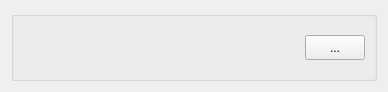
<?xml version="1.0" encoding="UTF-8"?>
<ui version="4.0">
 <class>MessageWidget</class>
 <widget class="QWidget" name="MessageWidget">
  <property name="geometry">
   <rect>
    <x>0</x>
    <y>0</y>
    <width>388</width>
    <height>92</height>
   </rect>
  </property>
  <property name="windowTitle">
   <string>MessageWidget</string>
  </property>
  <layout class="QHBoxLayout" name="horizontalLayout">
   <item>
    <widget class="QGroupBox" name="groupBox">
     <property name="title">
      <string/>
     </property>
     <layout class="QHBoxLayout" name="horizontalLayout_4">
      <item>
       <layout class="QVBoxLayout" name="verticalLayout">
        <item>
         <layout class="QHBoxLayout" name="horizontalLayout_2">
          <item>
           <widget class="QLabel" name="name">
            <property name="text">
             <string/>
            </property>
           </widget>
          </item>
          <item>
           <widget class="QLabel" name="id">
            <property name="text">
             <string/>
            </property>
           </widget>
          </item>
         </layout>
        </item>
        <item>
         <layout class="QHBoxLayout" name="horizontalLayout_3">
          <item>
           <widget class="QLabel" name="dlc">
            <property name="text">
             <string/>
            </property>
           </widget>
          </item>
          <item>
           <widget class="QLabel" name="frequency">
            <property name="text">
             <string/>
            </property>
           </widget>
          </item>
         </layout>
        </item>
       </layout>
      </item>
      <item>
       <widget class="QPushButton" name="messageDetailsButton">
        <property name="maximumSize">
         <size>
          <width>60</width>
          <height>25</height>
         </size>
        </property>
        <property name="text">
         <string>...</string>
        </property>
        <property name="checkable">
         <bool>true</bool>
        </property>
       </widget>
      </item>
     </layout>
    </widget>
   </item>
  </layout>
 </widget>
 <resources/>
 <connections/>
</ui>
